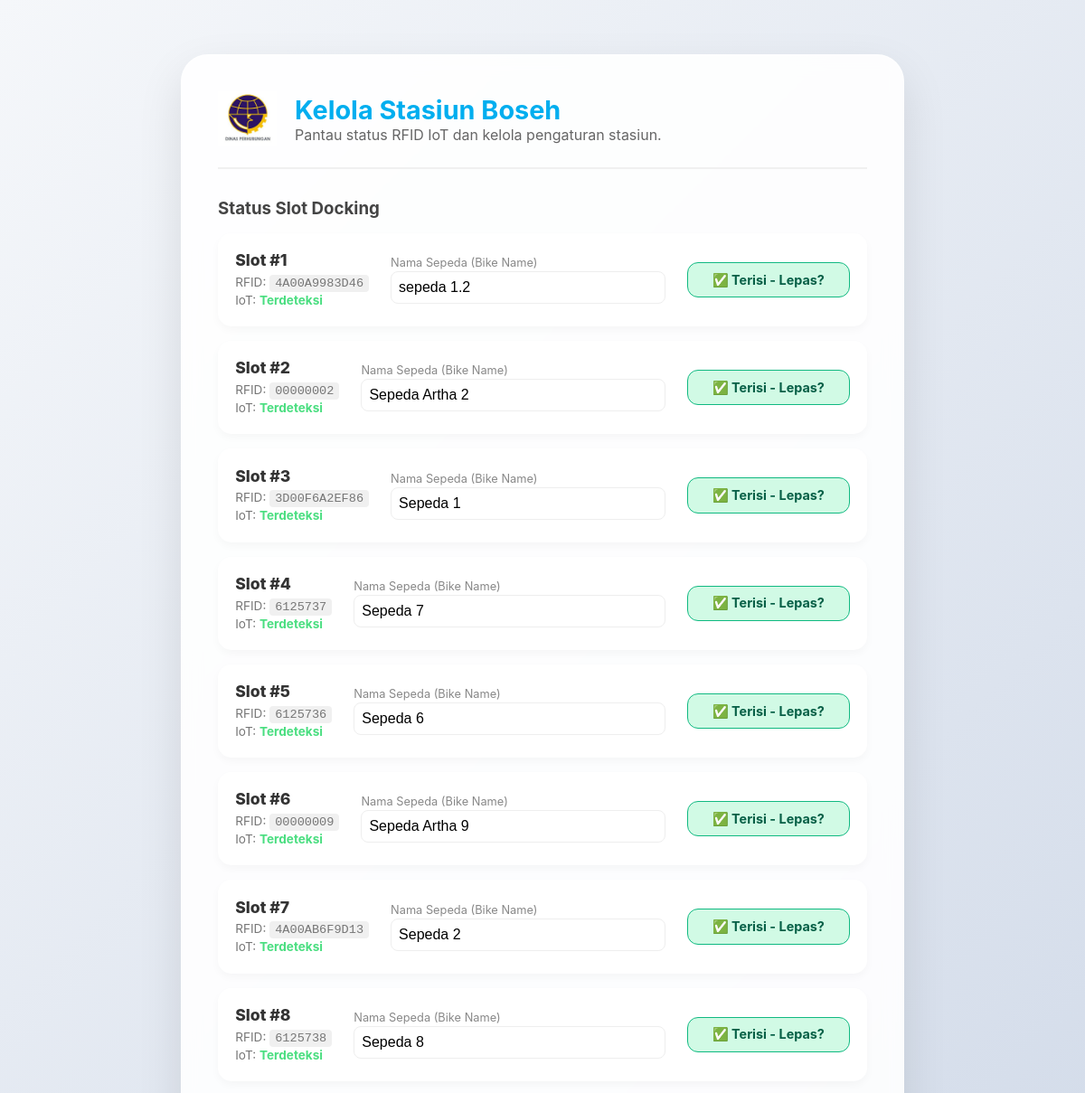
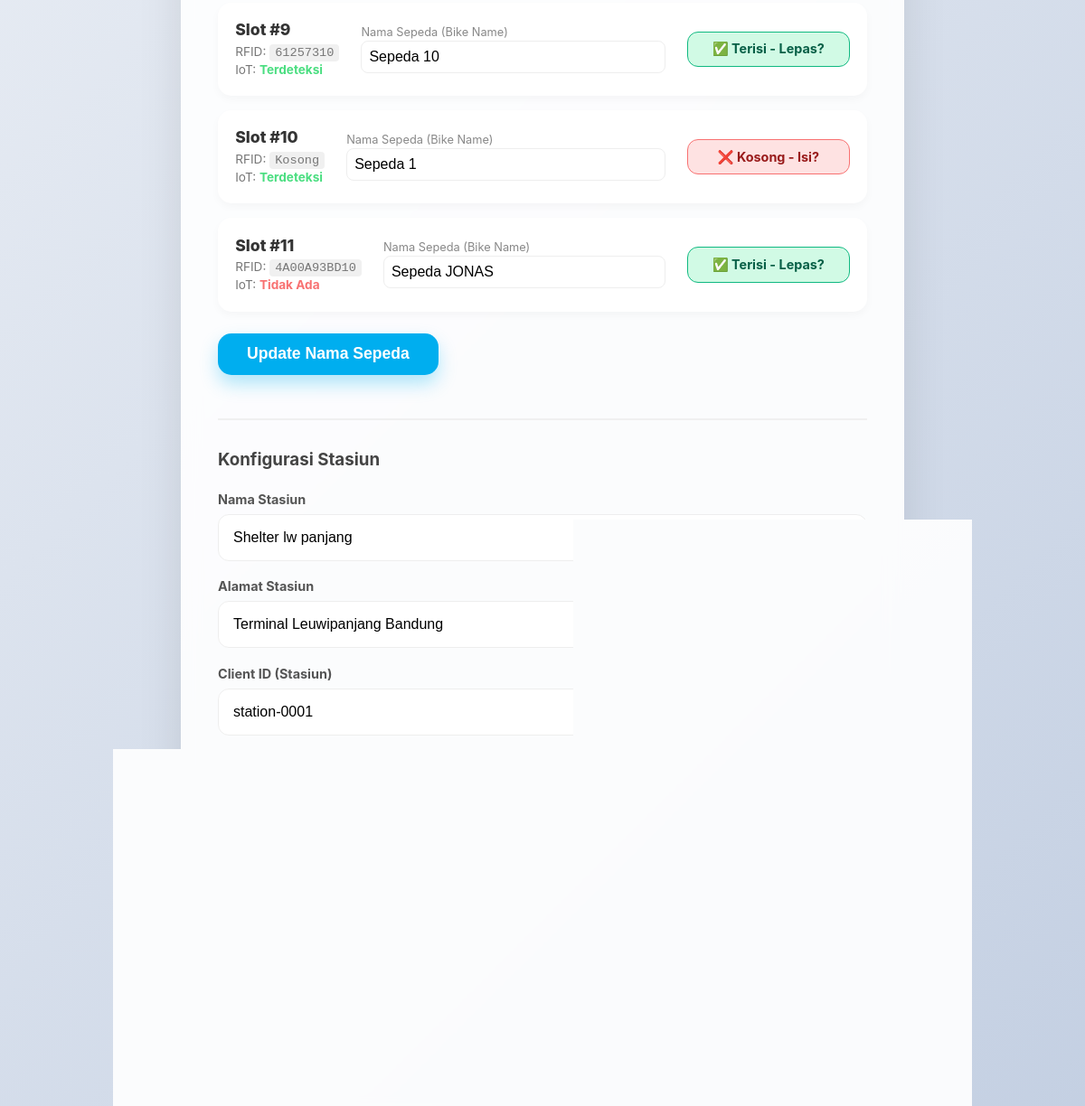
The page /admin on the database its author committed (2 pictures, top to bottom).
### tables this page shows
CREATE TABLE slots (
                id INTEGER PRIMARY KEY AUTOINCREMENT,
                slot_number INTEGER UNIQUE,
                has_bike BOOLEAN NOT NULL DEFAULT 1,
                rfid_tag TEXT,
                is_detected BOOLEAN DEFAULT 0,
                last_update TIMESTAMP DEFAULT CURRENT_TIMESTAMP
            , bike_status TEXT, maintenance BOOLEAN DEFAULT 0, ip_address TEXT, is_connected BOOLEAN DEFAULT 0, solenoid_status BOOLEAN DEFAULT 0, bike_name TEXT);

CREATE TABLE settings (
                key TEXT PRIMARY KEY,
                value TEXT
            );

CREATE TABLE api_credentials (
                id INTEGER PRIMARY KEY AUTOINCREMENT,
                base_url TEXT NOT NULL,
                client_id TEXT NOT NULL,
                client_secret TEXT NOT NULL
            , token TEXT);

### app.py (the view)
@app.route('/admin')
def admin():
    db = get_db()
    slots = db.execute('SELECT * FROM slots ORDER BY slot_number').fetchall()
    settings = db.execute('SELECT * FROM settings').fetchall()
    settings_dict = {s['key']: s['value'] for s in settings}
    api_creds_row = db.execute('SELECT * FROM api_credentials LIMIT 1').fetchone()
    api_creds = dict(api_creds_row) if api_creds_row else {'client_id': '', 'client_secret': ''}
    return render_template('admin.html', slots=slots, settings=settings_dict, api_creds=api_creds)

### app.py (called while the page is built)
def get_db():
    conn = sqlite3.connect(DATABASE, timeout=20)
    conn.row_factory = sqlite3.Row
    return conn

### templates/admin.html (shortened to what this page needs)
<!DOCTYPE html>
<html lang="id">
<head>
    <link rel="stylesheet" href="{{ url_for('static', filename='css/style.css') }}">
</head>
<body>
    <div class="admin-page">
        <div class="admin-header" style="display: flex; gap: 20px; align-items: center;">
            <img src="{{ url_for('static', filename='img/dishub_logo.png') }}" alt="DISHUB Logo" style="height: 60px; cursor: pointer;" onclick="toggleNavModal()">
            <div style="flex: 1;">
                <h1 style="color: var(--primary-blue); margin: 0; font-size: 1.8rem;">Kelola Stasiun Boseh</h1>
                <p style="color: #666; margin: 0;">Pantau status RFID IoT dan kelola pengaturan stasiun.</p>
            </div>
        </div>
        <h3 style="margin-bottom: 1rem; color: #444;">Status Slot Docking</h3>
        <form action="{{ url_for('update_bike_names') }}" method="POST">
            <ul class="slot-list">
                {% for slot in slots %}
                <li class="slot-item">
                    <div style="display: flex; flex-direction: column; gap: 0.3rem;">
                        <span style="font-size: 1.1rem; font-weight: 800;">Slot #{{ slot.slot_number }}</span>
                        <div style="font-size: 0.85rem; color: #777; line-height: 1.4;">
                            RFID: <code style="background: #f0f0f0; padding: 2px 6px; border-radius: 4px; font-family: monospace;">{{ slot.rfid_tag if slot.rfid_tag else 'Kosong' }}</code><br>
                            IoT: <span class="{{ 'iot-online' if slot.is_detected else 'iot-offline' }}" style="font-weight: 700;">
                                {{ 'Terdeteksi' if slot.is_detected else 'Tidak Ada' }}
                            </span>
                        </div>
                    </div>
                    <div style="flex: 1; margin: 0 1.5rem;">
                        <label style="display: block; font-size: 0.8rem; color: #888; margin-bottom: 2px;">Nama Sepeda (Bike Name)</label>
                        <input type="text" name="bike_name_{{ slot.id }}" value="{{ slot.bike_name if slot.bike_name else '' }}"
                               placeholder="Contoh: Sepeda Kuning 01" style="padding: 0.5rem; border-radius: 8px;">
                    </div>
                    <a href="{{ url_for('toggle_slot', slot_id=slot.id) }}"
                       class="status-badge {{ 'status-added' if slot.has_bike else 'status-removed' }}">
                        {{ '✅ Terisi - Lepas?' if slot.has_bike else '❌ Kosong - Isi?' }}
                    </a>
                </li>
                {% endfor %}
            </ul>
            <button type="submit" class="save-btn" style="width: auto; padding: 0.8rem 2rem; margin-top: 1.5rem;">Update Nama Sepeda</button>
        </form>
        <div style="margin-top: 3rem; padding-top: 2rem; border-top: 2px solid #f0f0f0;">
            <h3 style="color: #444; margin-bottom: 1.5rem;">Konfigurasi Stasiun</h3>
            <form action="{{ url_for('update_settings') }}" method="POST" style="display: flex; flex-direction: column; gap: 1.2rem;">
                <div>
                    <label style="display: block; font-weight: 700; margin-bottom: 0.5rem; color: #555; font-size: 0.9rem;">Nama Stasiun</label>
                    <input type="text" name="station_name" value="{{ settings.station_name }}" placeholder="Contoh: Station Dago">
                </div>
                <div>
                    <label style="display: block; font-weight: 700; margin-bottom: 0.5rem; color: #555; font-size: 0.9rem;">Alamat Stasiun</label>
                    <input type="text" name="station_address" value="{{ settings.station_address }}" placeholder="Alamat lengkap stasiun">
                </div>
                <div>
                    <label style="display: block; font-weight: 700; margin-bottom: 0.5rem; color: #555; font-size: 0.9rem;">Client ID (Stasiun)</label>
                    <input type="text" name="client_id" value="{{ api_creds.client_id }}" placeholder="Contoh: station-0001">
                </div>
                <div>
                    <label style="display: block; font-weight: 700; margin-bottom: 0.5rem; color: #555; font-size: 0.9rem;">Client Secret (Kunci API)</label>
                    <input type="text" name="client_secret" value="{{ api_creds.client_secret }}" placeholder="Masukkan kunci rahasia API">
                </div>
                <div>
                    <label style="display: block; font-weight: 700; margin-bottom: 0.5rem; color: #555; font-size: 0.9rem;">Running Text (Informasi)</label>
                    <input type="text" name="running_text" value="{{ settings.running_text }}" placeholder="Pesan berlari di dashboard">
                </div>
                <div>
                    <label style="display: block; font-weight: 700; margin-bottom: 0.5rem; color: #555; font-size: 0.9rem;">Jumlah Docking Slot</label>
                    <input type="number" name="total_slots" value="{{ settings.total_slots }}" min="1" max="24">
                </div>
                <button type="submit" class="save-btn">Simpan Semua Perubahan</button>
            </form>
        </div>
    </div>
</body>
</html>

### static/css/style.css (style rules this page uses)
:root { --primary-blue: #00AEEF; --dark-blue: #0056b3; --light-blue: #E1F5FE; --glass-bg: rgba(255, 255, 255, 0.8); --accent-yellow: #FFD700; --gray-bg: #f5f7fa; --text-dark: #333; --shadow: 0 8px 32px 0 rgba(31, 38, 135, 0.15); }
.iot-online { color: #4ade80; }
.iot-offline { color: #f87171; }
* { margin: 0; padding: 0; box-sizing: border-box; }
body { font-family: 'Inter', sans-serif; background-color: #fff; background-image: linear-gradient(rgba(0, 174, 239, 0.05) 1px, transparent 1px), linear-gradient(90deg, rgba(0, 174, 239, 0.05) 1px, transparent 1px); background-size: 40px 40px; height: 100vh; display: flex; justify-content: center; align-items: center; color: var(--text-dark); }

### templates/admin.html (style rules this page uses)
:root { --primary-blue: #00aeef; --bg-glass: rgba(255, 255, 255, 0.9); }
html, body { height: auto !important; overflow-y: auto !important; }
body { background: linear-gradient(135deg, #f5f7fa 0%, #c3cfe2 100%) !important; min-height: 100vh !important; height: auto !important; display: block !important; padding: 20px; }
.admin-page { max-width: 800px; width: 100%; margin: 40px auto; background: var(--bg-glass); backdrop-filter: blur(10px); padding: 2.5rem; border-radius: 30px; box-shadow: 0 20px 50px rgba(0,0,0,0.1); border: 1px solid rgba(255,255,255,0.5); }
.admin-header { margin-bottom: 2rem; border-bottom: 2px solid #f0f0f0; padding-bottom: 1.5rem; }
.slot-list { list-style: none; padding: 0; display: grid; gap: 1rem; }
.slot-item { display: flex; justify-content: space-between; align-items: center; padding: 1.2rem; background: white; border-radius: 15px; box-shadow: 0 4px 10px rgba(0,0,0,0.03); transition: transform 0.2s; }
.status-badge { padding: 0.6rem 1.2rem; border-radius: 12px; font-weight: 700; text-decoration: none; font-size: 0.9rem; text-align: center; min-width: 180px; }
.status-added { background: #d1fae5; color: #065f46; border: 1px solid #10b981; }
.status-removed { background: #fee2e2; color: #991b1b; border: 1px solid #f87171; }
input, select { width: 100%; padding: 1rem; border-radius: 12px; border: 1.5px solid #eee; font-size: 1rem; transition: border-color 0.2s; outline: none; background: white; }
.save-btn { background: var(--primary-blue); color: white; border: none; padding: 1.2rem; border-radius: 15px; font-weight: 800; font-size: 1.1rem; cursor: pointer; transition: all 0.3s; margin-top: 1rem; box-shadow: 0 10px 20px rgba(0, 174, 239, 0.3); }

### rows shown on the page
slots: slot_number "1", rfid_tag "4A00A9983D46", is_detected "Terdeteksi", bike_name "sepeda 1.2", has_bike "✅ Terisi - Lepas?"
slots: slot_number "2", rfid_tag "00000002", is_detected "Terdeteksi", bike_name "Sepeda Artha 2", has_bike "✅ Terisi - Lepas?"
slots: slot_number "3", rfid_tag "3D00F6A2EF86", is_detected "Terdeteksi", bike_name "Sepeda 1", has_bike "✅ Terisi - Lepas?"
slots: slot_number "4", rfid_tag "6125737", is_detected "Terdeteksi", bike_name "Sepeda 7", has_bike "✅ Terisi - Lepas?"
slots: slot_number "5", rfid_tag "6125736", is_detected "Terdeteksi", bike_name "Sepeda 6", has_bike "✅ Terisi - Lepas?"
slots: slot_number "6", rfid_tag "00000009", is_detected "Terdeteksi", bike_name "Sepeda Artha 9", has_bike "✅ Terisi - Lepas?"
slots: slot_number "7", rfid_tag "4A00AB6F9D13", is_detected "Terdeteksi", bike_name "Sepeda 2", has_bike "✅ Terisi - Lepas?"
slots: slot_number "8", rfid_tag "6125738", is_detected "Terdeteksi", bike_name "Sepeda 8", has_bike "✅ Terisi - Lepas?"
slots: slot_number "9", rfid_tag "61257310", is_detected "Terdeteksi", bike_name "Sepeda 10", has_bike "✅ Terisi - Lepas?"
slots: slot_number "10", rfid_tag "Kosong", is_detected "Terdeteksi", bike_name "Sepeda 1", has_bike "❌ Kosong - Isi?"
slots: slot_number "11", rfid_tag "4A00A93BD10", is_detected "Tidak Ada", bike_name "Sepeda JONAS", has_bike "✅ Terisi - Lepas?"
settings: station_name "Shelter lw panjang"
settings: station_address "Terminal Leuwipanjang Bandung"
api_credentials: client_id "station-0001", client_secret "5U3n6f4GEA6H2mrO"
settings: running_text "Selamat datang di Station Boseh Dago! Silakan scan QR untuk menyewa sepeda."
settings: total_slots "11"
